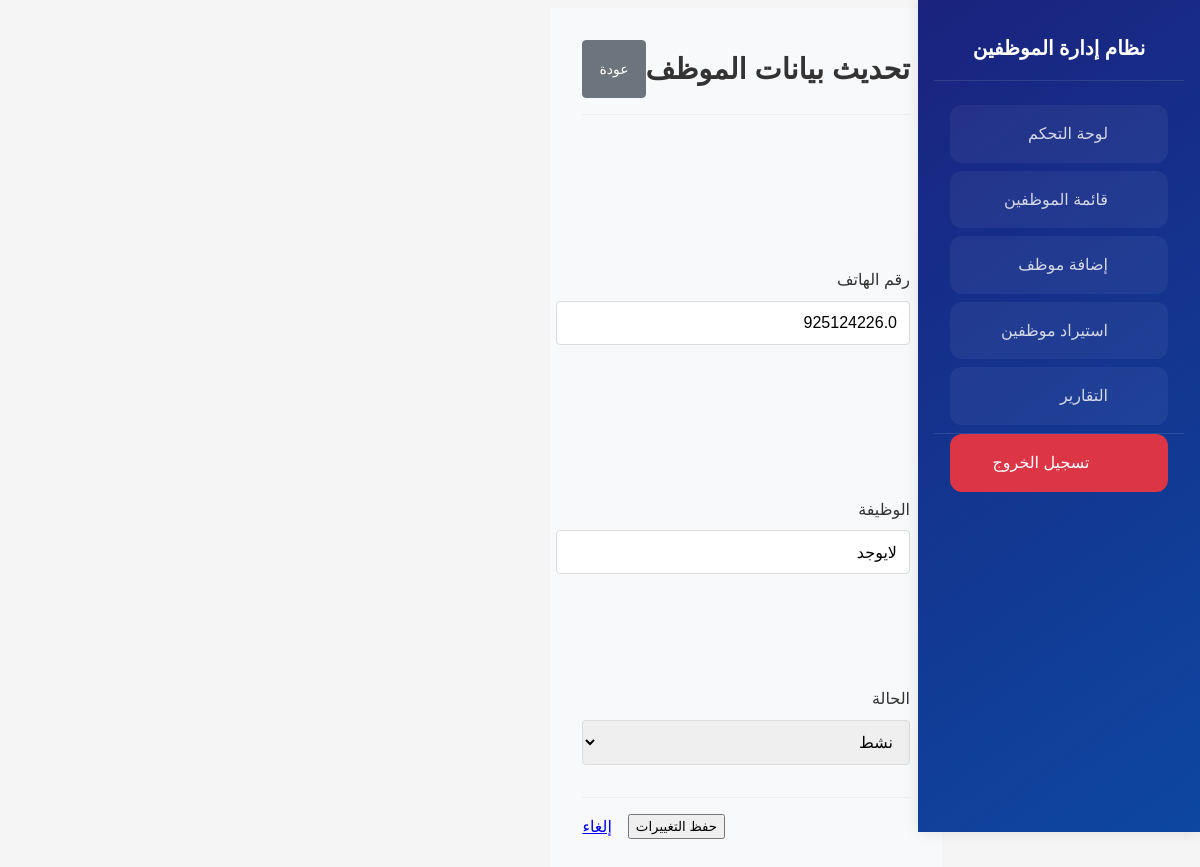
/employee/667/edit/ (signed in), run on the app's committed database.
### myapp/models.py (models this page shows, shortened)
class Employee(models.Model):
    STATUS_CHOICES = [
        ('active', 'نشط'),
        ('inactive', 'غير نشط'),
        ('on_leave', 'في إجازة'),
    ]
    employee_number = models.CharField(max_length=20, verbose_name="رقم الموظف", unique=True)
    name = models.CharField(max_length=200, verbose_name="الاسم")
    educational_level = models.CharField(max_length=100, verbose_name="المستوى التعليمي", null=True, blank=True)
    education_date = models.DateField(verbose_name="تاريخ المؤهل", null=True, blank=True)
    specialization = models.CharField(max_length=100, verbose_name="التخصص", null=True, blank=True)
    position = models.CharField(max_length=100, verbose_name="الوظيفة", null=True, blank=True)
    organizational_unit = models.CharField(max_length=100, verbose_name="الوحدة التنظيمية", null=True, blank=True)
    job_class = models.CharField(max_length=100, verbose_name="الفئة", null=True, blank=True)
    level = models.CharField(max_length=50, verbose_name="المستوى", null=True, blank=True)
    evaluation_date = models.DateField(verbose_name="تاريخ التقييم", null=True, blank=True)
    evaluation_month = models.CharField(max_length=50, verbose_name="شهر التقييم", null=True, blank=True)
    phone = models.CharField(max_length=20, verbose_name="رقم الهاتف", null=True, blank=True)
    notes = models.TextField(verbose_name="ملاحظات", null=True, blank=True)
    status = models.CharField(max_length=20, choices=STATUS_CHOICES, default='active', verbose_name="الحالة")
    created_at = models.DateTimeField(auto_now_add=True)
    updated_at = models.DateTimeField(auto_now=True)
    class Meta:
        verbose_name = "موظف"
        verbose_name_plural = "الموظفين"
        ordering = ['name']

### myapp/views.py (the view)
# urls.py: path('employee/<int:employee_id>/edit/', views.edit_employee, name='edit_employee'),
@login_required
def edit_employee(request, employee_id):
    employee = get_object_or_404(Employee, id=employee_id)
    if request.method == 'POST':
        form = EmployeeForm(request.POST, instance=employee)
        if form.is_valid():
            form.save()
            messages.success(request, 'تم تحديث بيانات الموظف بنجاح')
            return redirect('employee_detail', employee_id=employee.id)
    else:
        form = EmployeeForm(instance=employee)
    return render(request, 'edit_employee.html', {
        'form': form,
        'employee': employee
    })

### myapp/forms.py
class EmployeeForm(forms.ModelForm):
    class Meta:
        model = Employee
        fields = [
            'employee_number', 'name', 'educational_level', 'education_date',
            'specialization', 'position', 'organizational_unit',
            'job_class', 'level', 'evaluation_date', 'evaluation_month',
            'phone', 'notes', 'status'
        ]
        widgets = {
            'education_date': forms.DateInput(attrs={'type': 'date'}),
            'evaluation_date': forms.DateInput(attrs={'type': 'date'}),
            'notes': forms.Textarea(attrs={'rows': 3}),
            'status': forms.Select(attrs={'class': 'form-select'}),
        }

### myapp/templates/edit_employee.html (shortened to what this page needs)
{% extends 'base.html' %}
{% load static %}
{% block content %}
<div class="form-container">
    <header class="form-header">
        <h2>تحديث بيانات الموظف</h2>
        <div class="header-actions">
            <a href="{% url 'employee_detail' employee.id %}" class="btn btn-secondary">عودة</a>
        </div>
    </header>
    <form method="post" class="employee-form">
        <div class="form-row">
            <div class="form-group">
            </div>
            <div class="form-group">
            </div>
        </div>
        <div class="form-row">
            <div class="form-group">
            </div>
            <div class="form-group">
                <label for="{{ form.phone.id_for_label }}">{{ form.phone.label }}</label>
                {{ form.phone }}
            </div>
        </div>
        <div class="form-row">
            <div class="form-group">
            </div>
            <div class="form-group">
            </div>
        </div>
        <div class="form-row">
            <div class="form-group">
            </div>
            <div class="form-group">
                <label for="{{ form.position.id_for_label }}">{{ form.position.label }}</label>
                {{ form.position }}
            </div>
        </div>
        <div class="form-row">
            <div class="form-group">
            </div>
            <div class="form-group">
            </div>
        </div>
        <div class="form-group">
            <label for="{{ form.status.id_for_label }}">{{ form.status.label }}</label>
            {{ form.status }}
        </div>
        <div class="form-actions">
            <button type="submit" class="submit-btn">حفظ التغييرات</button>
            <a href="{% url 'employee_detail' employee.id %}" class="cancel-btn">إلغاء</a>
        </div>
    </form>
</div>
{% endblock %}

### myapp/static/css/style.css (style rules this page uses)
:root { --primary: #003366; --primary-light: #004d99; --primary-dark: #002233; --accent: #007BFF; --success: #28A745; --danger: #DC3545; --warning: #FFC107; --info: #17A2B8; --light: #F5F5F5; --dark: #333333; --white: #FFFFFF; --hover-bg: #CCE7FF; --shadow: 0 4px 8px rgba(0, 0, 0, 0.1); --transition: all 0.3s ease-in-out; }
body { font-family: 'Cairo', sans-serif; background-color: var(--light); color: var(--dark); line-height: 1.6; font-size: 16px; }
.btn { padding: 0.75rem 1.5rem; border-radius: 8px; font-weight: 500; transition: var(--transition); border: none; cursor: pointer; display: inline-flex; align-items: center; justify-content: center; gap: 0.5rem; min-height: 40px; }
.btn { padding: 0.75rem 1.5rem; border-radius: 8px; font-weight: 500; transition: all 0.3s ease; display: inline-flex; align-items: center; justify-content: center; gap: 0.5rem; }
.btn { padding: 0.75rem 1.5rem; border-radius: 8px; font-weight: 500; transition: all 0.3s ease; }
.form-header { margin-bottom: 2rem; }
.form-header h2 { color: var(--dark); font-size: 1.8rem; margin: 0; }
.form-group { margin-bottom: 1rem; }
.form-group label { display: block; margin-bottom: 0.5rem; color: var(--dark); font-weight: 500; }
.form-group input, .form-group select, .form-group textarea { width: 100%; padding: 0.75rem; border: 1px solid #ddd; border-radius: 4px; font-size: 1rem; }
.form-actions { display: flex; gap: 1rem; justify-content: flex-end; margin-top: 2rem; }
.btn { padding: 0.5rem 1rem; border-radius: 4px; border: none; cursor: pointer; font-size: 0.875rem; text-decoration: none; transition: background-color 0.2s; }
.btn-secondary { background-color: #6c757d; color: white; }
.form-row { display: grid; grid-template-columns: repeat(auto-fit, minmax(250px, 1fr)); gap: 1rem; margin-bottom: 1rem; }
.form-header { display: flex; justify-content: space-between; align-items: center; margin-bottom: 2rem; padding-bottom: 1rem; border-bottom: 1px solid #eee; }
.form-header h2 { margin: 0; color: var(--dark); }
.form-group input, .form-group select, .form-group textarea { width: 100%; padding: 0.75rem; border: 1px solid #ddd; border-radius: 4px; font-size: 1rem; transition: border-color 0.2s; }
.form-actions { display: flex; gap: 1rem; margin-top: 2rem; padding-top: 1rem; border-top: 1px solid #eee; }
.header-actions { display: flex; gap: 1rem; }
.btn { display: inline-flex; align-items: center; justify-content: center; padding: 0.5rem 1rem; font-size: 0.875rem; line-height: 1.5; border-radius: 0.25rem; transition: all 0.15s ease-in-out; text-decoration: none; cursor: pointer; gap: 0.5rem; }
.btn-secondary { color: #fff; background-color: #6c757d; border: 1px solid #6c757d; }

### data on the page
Employee: phone "925124226.0", position "لايوجد", status "نشط"
